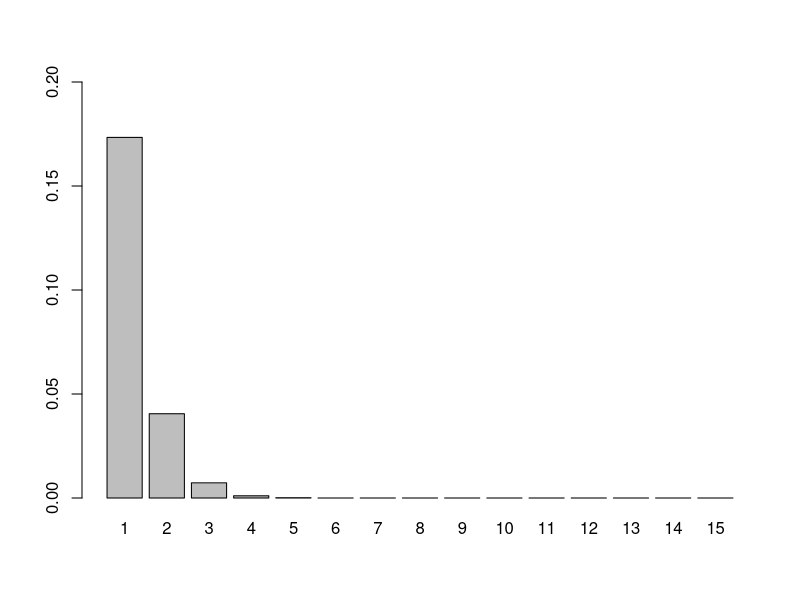

R code for this plot:
#page no :215-216
library(ggplot2)
mu=(1/8)*6
x=c(1,2,3,4,5,6)
xtot=0
for(i in 1:length(x))
{
  xtot=xtot+ppois(x[i],lambda=mu,lower=FALSE)
}
print(paste('P(x>6)',round(xtot,6)))
y=ppois(1,lambda=mu,lower=FALSE)
print(paste('P(x>1)',round(y,4)))
pp=0
for(i in 1:15)
{
  pp[i]=ppois(i,lambda=mu,lower=FALSE)
}
x1=c(1:15)
barplot(pp,names.arg=x1,beside=TRUE,ylim=range(pretty(c(0,pp))))
